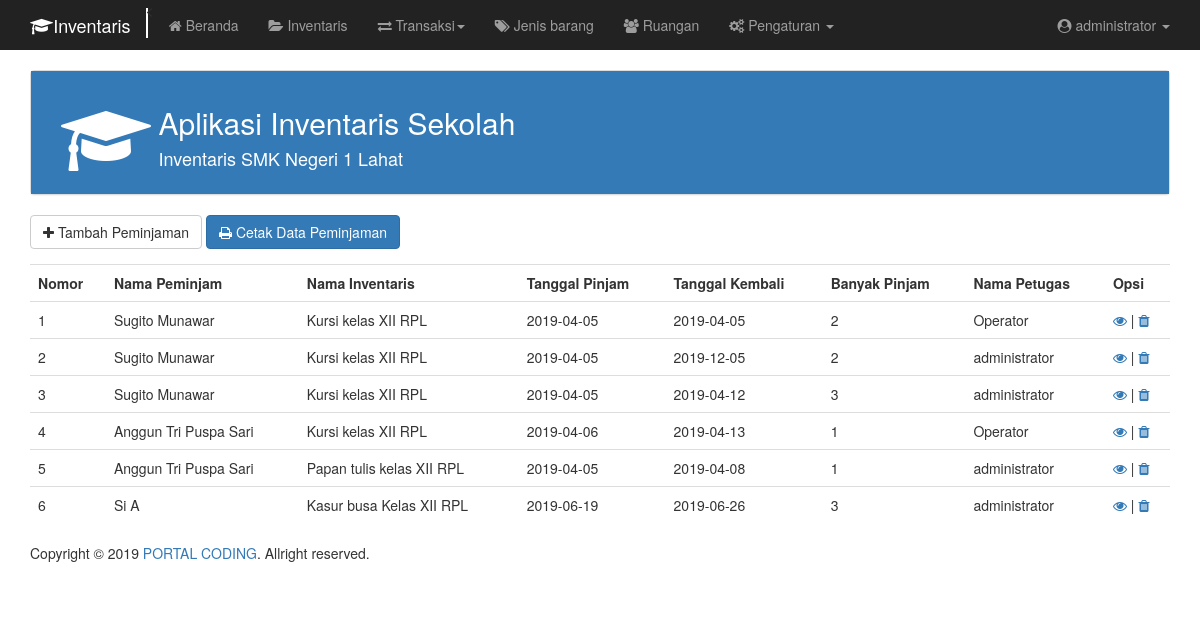
The page /inventaris/peminjaman.php (signed in) on the database its author committed.
### tables this page shows
CREATE TABLE `detail_pinjam` (
  `id_detail_pinjam` varchar(150) NOT NULL,
  `id_inventaris` varchar(150) NOT NULL,
  `id_peminjaman` varchar(150) NOT NULL,
  `jumlah_pinjam` int(11) NOT NULL
);

CREATE TABLE `pegawai` (
  `id_pegawai` varchar(150) NOT NULL,
  `nama_pegawai` varchar(150) NOT NULL,
  `nip` int(11) NOT NULL,
  `alamat` varchar(300) NOT NULL
);

CREATE TABLE `inventaris` (
  `id_inventaris` varchar(150) NOT NULL,
  `nama` varchar(150) NOT NULL,
  `kondisi` varchar(150) NOT NULL,
  `keterangan_inventaris` varchar(500) NOT NULL,
  `jumlah` varchar(65) NOT NULL,
  `id_jenis` varchar(150) NOT NULL,
  `tanggal_register` date NOT NULL,
  `id_ruang` varchar(150) NOT NULL,
  `kode_inventaris` varchar(65) NOT NULL,
  `id_petugas` varchar(150) NOT NULL
);

CREATE TABLE `peminjaman` (
  `id_peminjaman` varchar(150) NOT NULL,
  `id_petugas` varchar(150) NOT NULL,
  `tanggal_pinjam` date NOT NULL,
  `tanggal_kembali` date NOT NULL,
  `status_peminjaman` varchar(150) NOT NULL,
  `id_pegawai` varchar(150) NOT NULL
);

CREATE TABLE `petugas` (
  `id_petugas` varchar(150) NOT NULL,
  `username` varchar(65) NOT NULL,
  `password` varchar(65) NOT NULL,
  `nama_petugas` varchar(150) NOT NULL,
  `id_level` int(11) NOT NULL
);

### inventaris/include/session.php (called while the page is built, shortened)
<?php
include 'config/function.php';
$konfigurasi = new konfigurasi();
$nomor = 1;
if ($_SESSION['level'] == "administrator") {
	$isadmin = true;
} else if ($_SESSION['level'] == "operator") {
  $isoperator = true;
} else if ($_SESSION['level'] == "peminjam") {
  $ispeminjam = true;
}
?>

### inventaris/config/function.php (called while the page is built, shortened)
<?php
class Konektor {
	public function __construct() {
		$this->host = "localhost";
		$this->user = "root";
		$this->pass = "";
		$this->db = "dbinventaris";
		$this->con = new mysqli($this->host,$this->user,$this->pass,$this->db) or die("Can't Connect to Database");
	}
}
class Konfigurasi extends Konektor {
	public function selectPeminjaman()
	{
		$SQL = $this->con->prepare("SELECT * FROM detail_pinjam
																INNER JOIN peminjaman ON peminjaman.id_peminjaman = detail_pinjam.id_peminjaman
																INNER JOIN inventaris ON inventaris.id_inventaris = detail_pinjam.id_inventaris
																INNER JOIN petugas ON petugas.id_petugas = peminjaman.id_petugas
																INNER JOIN pegawai ON pegawai.id_pegawai = peminjaman.id_pegawai
																INNER JOIN jenis ON jenis.id_jenis = inventaris.id_jenis
																INNER JOIN ruang ON ruang.id_ruang = inventaris.id_ruang ");
		$SQL->execute();
		$result = $SQL->get_result();
		$data = [];
		while ($row = $result->fetch_assoc()) {
			$data[] = $row;
		}
		return $data;
	}
}
 ?>

### inventaris/peminjaman.php (the view, shortened to what this page needs)
<?php
include 'include/session.php';
if ($isadmin||$isoperator) {
$selectPeminjaman = $konfigurasi->selectPeminjaman();
?>
<!DOCTYPE html>
<html lang="en" dir="ltr">
	<head>
		<?php include 'include/meta.php'; ?>
  </head>
  <body onload="userFormDisabled()">
		<?php include 'include/menu.php' ?>
		<div class="container">
		  <?php include 'include/heading.php'; ?>
			<div class="form-group">
				<button type="button" id="btnPlus" class="btn btn-default">
				  <i class="fa fa-plus"></i> Tambah Peminjaman
				</button>
				<button type="button" id="" class="btn btn-primary" onclick="printPeminjaman()">
				  <i class="fa fa-print"></i> Cetak Data Peminjaman
				</button>
			</div>
				<?php
				if ($selectPeminjaman == null) {
					echo "<hr><h2 class='text-center'>Tidak ada data</h2><hr>";
				} else { ?>
					<table class="table">
						<th>Nomor</th>
					  <th>Nama Peminjam</th>
						<th>Nama Inventaris</th>
						<th>Tanggal Pinjam</th>
						<th>Tanggal Kembali</th>
						<th>Banyak Pinjam</th>
						<th>Nama Petugas</th>
						<?php if ($isadmin): ?>
							<th>Opsi</th>
						<?php endif; ?>
				<?php foreach ($selectPeminjaman as $data): ?>
				<tr>
					<td><?php echo $nomor++; ?></td>
					<td><?php echo $data['nama_pegawai']; ?></td>
					<td><?php echo $data['nama']; ?></td>
					<td><?php echo $data['tanggal_pinjam']; ?></td>
					<td><?php echo $data['tanggal_kembali']; ?></td>
					<td><?php echo $data['jumlah_pinjam']; ?></td>
					<td><?php echo $data['nama_petugas']; ?></td>
					<?php if ($isadmin): ?>
						<td>
							<a href="detail/detail-peminjaman.php?rowid=<?php echo $data['id_detail_pinjam'] ?>"><i class="fa fa-eye"></i></a> |
							<a href="javascript:hapusData('<?php echo $data['id_detail_pinjam']; ?>')"><i class="fa fa-trash"></i></a>
						</td>
					<?php endif; ?>
				</tr>
			<?php endforeach; ?>
			</table>
		<?php } ?>
		</div>
    <?php include 'include/footer.php'; ?>
	</body>
</html>
<?php } else {
	echo "<h2>Maaf, anda tidak memiliki akses di halaman ini.</h2>";
	echo "<br>";
	echo "Silahkan kembali ke beranda. <a href='/inventaris/index.php'>Kembali</a>";
 } ?>

### rows shown on the page
detail_pinjam: pegawai.nama_pegawai "Sugito Munawar", id_inventaris.nama "Kursi kelas XII RPL", id_peminjaman.tanggal_pinjam "2019-04-05", id_peminjaman.tanggal_kembali "2019-04-05", jumlah_pinjam "2", petugas.nama_petugas "Operator"
detail_pinjam: pegawai.nama_pegawai "Sugito Munawar", id_inventaris.nama "Kursi kelas XII RPL", id_peminjaman.tanggal_pinjam "2019-04-05", id_peminjaman.tanggal_kembali "2019-12-05", jumlah_pinjam "2", petugas.nama_petugas "administrator"
detail_pinjam: pegawai.nama_pegawai "Sugito Munawar", id_inventaris.nama "Kursi kelas XII RPL", id_peminjaman.tanggal_pinjam "2019-04-05", id_peminjaman.tanggal_kembali "2019-04-12", jumlah_pinjam "3", petugas.nama_petugas "administrator"
detail_pinjam: pegawai.nama_pegawai "Anggun Tri Puspa Sari", id_inventaris.nama "Kursi kelas XII RPL", id_peminjaman.tanggal_pinjam "2019-04-06", id_peminjaman.tanggal_kembali "2019-04-13", jumlah_pinjam "1", petugas.nama_petugas "Operator"
detail_pinjam: pegawai.nama_pegawai "Anggun Tri Puspa Sari", id_inventaris.nama "Papan tulis kelas XII RPL", id_peminjaman.tanggal_pinjam "2019-04-05", id_peminjaman.tanggal_kembali "2019-04-08", jumlah_pinjam "1", petugas.nama_petugas "administrator"
detail_pinjam: pegawai.nama_pegawai "Si A", id_inventaris.nama "Kasur busa Kelas XII RPL", id_peminjaman.tanggal_pinjam "2019-06-19", id_peminjaman.tanggal_kembali "2019-06-26", jumlah_pinjam "3", petugas.nama_petugas "administrator"

### other values the page prints
$_SESSION['nama_petugas'] "administrator"
